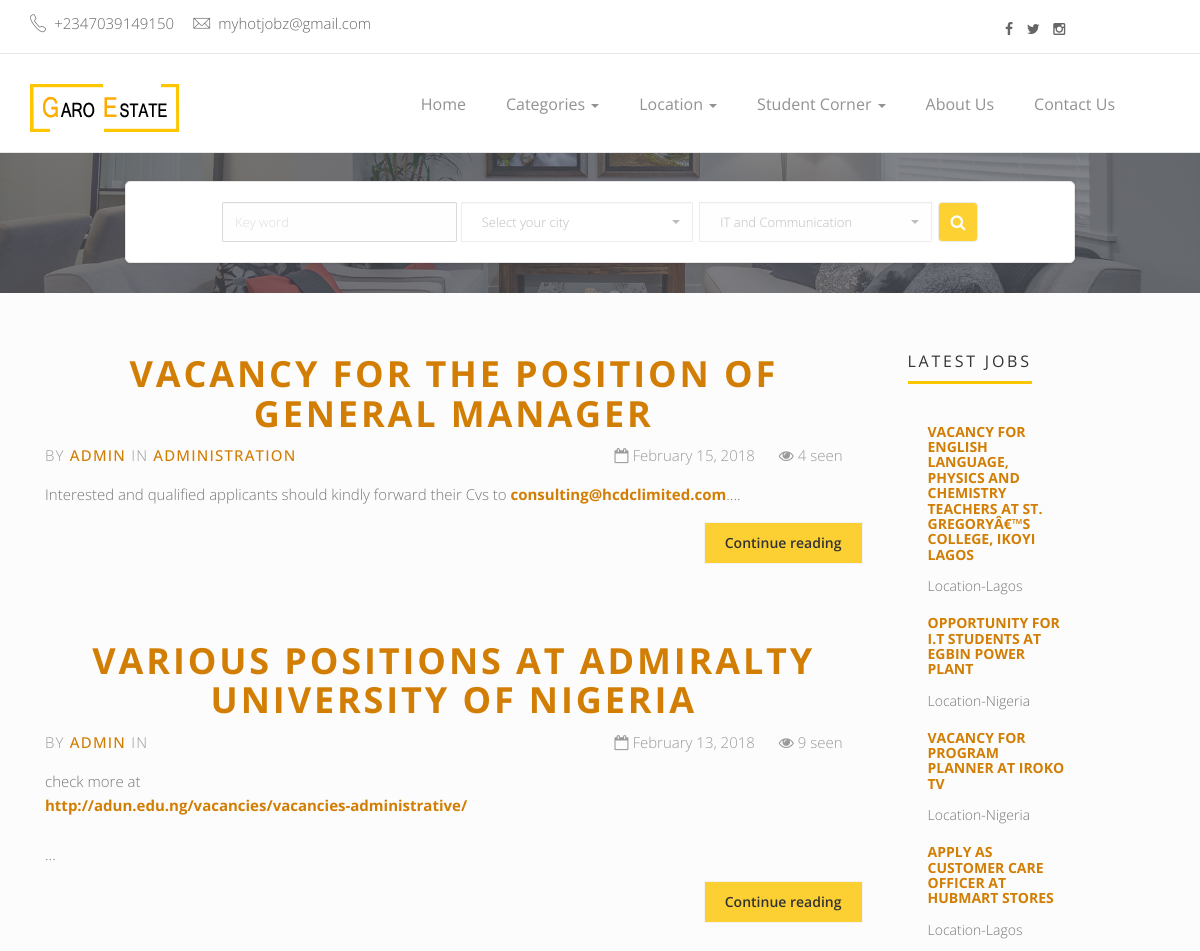
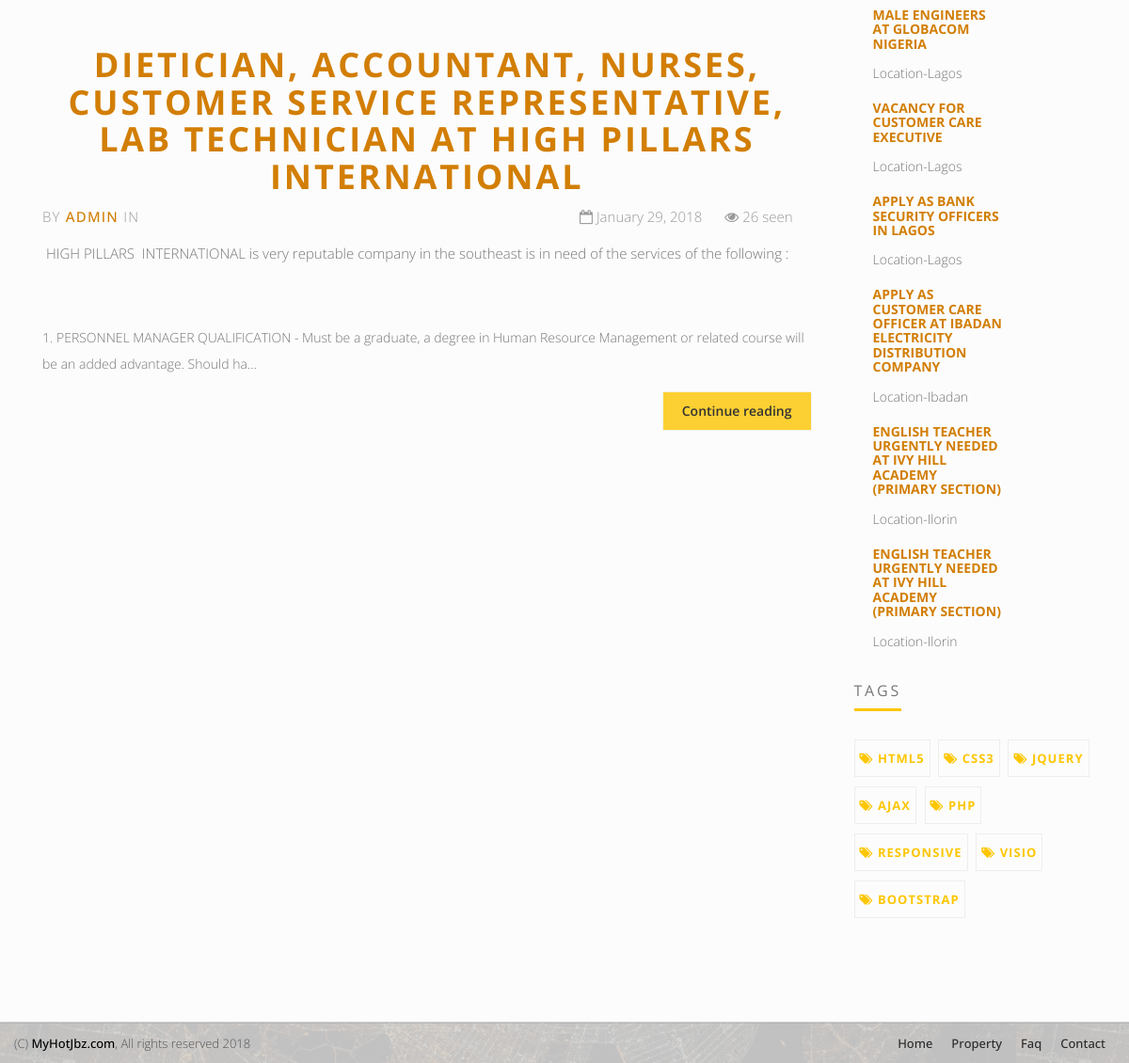
Page /loc.php on the committed database (2 pictures, top to bottom).
### tables this page shows
CREATE TABLE IF NOT EXISTS `cate` (
  `id` int(11) NOT NULL,
  `job_cate` varchar(255) NOT NULL
);

CREATE TABLE IF NOT EXISTS `jobs` (
  `id` int(11) NOT NULL,
  `job_cate` varchar(255) NOT NULL,
  `name` varchar(255) NOT NULL,
  `email` varchar(255) NOT NULL,
  `job_title` varchar(255) NOT NULL,
  `demo` text NOT NULL,
  `job_des` varchar(25500) NOT NULL,
  `job_loc` varchar(255) NOT NULL,
  `job_deadline` varchar(255) NOT NULL,
  `job_contact` varchar(255) NOT NULL,
  `ext_link` varchar(255) NOT NULL,
  `hit` int(11) NOT NULL,
  `date` varchar(255) NOT NULL
);

### public/loc.php (the view, shortened to what this page needs)
<?php
include 'head.php';
?>
        <div class="page-head">
            <div class="container"><br>
                <div class="search-form col-md-10 col-md-offset-1">
<center>
                            <form action="result.php" class=" form-inline">
                                <div class="form-group">
                                    <input type="text" class="form-control" placeholder="Key word">
                                </div>
                                <div class="form-group">
                                </div>
                                <div class="form-group">
                                    <select id="basic" class="selectpicker show-tick form-control">
                                        <?php
                    $set = mysqli_query($conn, "SELECT * FROM cate");
                    while($rw = mysqli_fetch_assoc($set)){
                    ?>
                    <option value="<?php echo $rw['job_cate']; ?>"> <?php echo $rw['job_cate']; ?> </option>
                    <?php
                        }
                    ?>
                                    </select>
                                </div>
                                <button class="btn search-btn" type="submit"><i class="fa fa-search"></i></button>
                            </form>
    </center>
                        </div>
            </div>
        </div>
        <div class="content-area blog-page padding-top-40" style="background-color: #FCFCFC; padding-bottom: 55px;">
            <div class="container">
                <div class="row">
                    <div class="blog-lst col-md-9">
                        <?php
                        $job_loc = $_GET['job_loc'];
                        $get_post = mysqli_query($conn, "SELECT * FROM jobs WHERE job_loc = '$job_loc' ORDER BY id DESC
                        ");
                        while($row = mysqli_fetch_assoc($get_post)){
                        ?>
                        <section class="post">
                            <div class="text-center padding-b-50">
                                <h2 class="animated"><a href="view.php?id=<?php echo $row['id']; ?>"><?php echo $row['job_title']; ?></a></h2>
                            </div>
                            <div class="row">
                                <div class="col-sm-6">
                                    <p class="author-category">
                                       By <a href="#">Admin</a>
                                        in <a href="cate.php?job_cate=<?php echo $row['job_cate']; ?>"><?php echo $row['job_cate']; ?></a>
                                    </p>
                                </div>
                                <div class="col-sm-6 right" >
                                    <p class="date-comments">
                                        <a href="#"><i class="fa fa-calendar-o"></i> <?php echo $row['date']; ?></a>
                                        <a href="#"><i class="fa fa-eye"></i> <?php echo $row['hit']; ?> seen</a>
                                    </p>
                                </div>
                            </div>
                            <p class="intro"><?php
                            $info = substr($row['job_des'], 0, 300);
                            echo $info;  echo "...";
                                ?></p>
                            <p class="read-more">
                                <a href="view.php?id=<?php echo $row['id']; ?>" class="btn btn-default btn-border">Continue reading</a>
                            </p>
                        </section>
<?php } ?>
                    </div>
                    <div class="blog-asside-right col-md-3">
                           <div class="panel panel-default sidebar-menu ">
                                <div class="panel-heading">
                                    <h3 class="panel-title">Latest Jobs</h3>
                                </div>
                                <div class="panel-body recent-property-widget">
                                        <ul>
                                            <?php
                                    $get_post = mysqli_query($conn, "SELECT * FROM jobs ORDER BY id DESC LIMIT 10");
                                    while($row = mysqli_fetch_assoc($get_post)){
                                            ?>
                                        <li>
                                            <div class="col-md-8 col-sm-8 col-xs-8 blg-entry">
                                                <h6> <a href="single.html"><?php echo $row['job_title']; ?> </a></h6>
                                                <span class="property-price">Location-<?php echo $row['job_loc']; ?></span>
                                            </div>
                                        </li>
                                            <?php } ?>
                                    </ul>
                                </div>
                            </div>
                        <div class="panel sidebar-menu ">
                            <div class="panel-heading">
                                <h3 class="panel-title">Tags</h3>
                            </div>
                            <div class="panel-body">
                                <ul class="tag-cloud">
                                    <li><a href="#"><i class="fa fa-tags"></i> html5</a>
                                    </li>
                                    <li><a href="#"><i class="fa fa-tags"></i> css3</a>
                                    </li>
                                    <li><a href="#"><i class="fa fa-tags"></i> jquery</a>
                                    </li>
                                    <li><a href="#"><i class="fa fa-tags"></i> ajax</a>
                                    </li>
                                    <li><a href="#"><i class="fa fa-tags"></i> php</a>
                                    </li>
                                    <li><a href="#"><i class="fa fa-tags"></i> responsive</a>
                                    </li>
                                    <li><a href="#"><i class="fa fa-tags"></i> visio</a>
                                    </li>
                                    <li><a href="#"><i class="fa fa-tags"></i> bootstrap</a>
                                    </li>
                                </ul>
                            </div>
                        </div>
                    </div>
                </div>
            </div>
        </div>
        <?php  include 'footer.php'; ?>
    </body>
</html>

### rows in the picture
cate: job_cate "IT and Communication"
jobs: job_title "VACANCY FOR THE POSITION OF GENERAL MANAGER", job_cate "ADMINISTRATION", date "February 15, 2018", hit "4", job_des "Interested and qualified applicants should kindly forward their Cvs to consulting@hcdclimited.com ."
jobs: job_title "VARIOUS POSITIONS AT ADMIRALTY UNIVERSITY OF NIGERIA", date "February 13, 2018", hit "9", job_des "check more at http://adun.edu.ng/vacancies/vacancies-administrative/"
jobs: job_title "DIETICIAN, ACCOUNTANT, NURSES, CUSTOMER SERVICE REPRESENTATIVE, LAB TECHNICIAN AT HIGH PILLARS INTERNATIONAL", date "January 29, 2018", hit "26", job_des "HIGH PILLARS INTERNATIONAL is very reputable company in the southeast is in need of the services of the following : 1. PERSONNEL MANAGER QUALIFICATION - Must be a graduate, a degree in Human Resource Management or related course will be an added advantage. Should ha"
jobs: job_title "VACANCY FOR ENGLISH LANGUAGE, PHYSICS AND CHEMISTRY TEACHERS AT ST. GREGORYÂ€™S COLLEGE, IKOYI LAGOS", job_loc "Lagos"
jobs: job_title "OPPORTUNITY FOR I.T STUDENTS AT EGBIN POWER PLANT", job_loc "Nigeria"
jobs: job_title "VACANCY FOR PROGRAM PLANNER AT IROKO TV", job_loc "Nigeria"
jobs: job_title "APPLY AS CUSTOMER CARE OFFICER AT HUBMART STORES", job_loc "Lagos"
jobs: job_title "MALE ENGINEERS AT GLOBACOM NIGERIA", job_loc "Lagos"
jobs: job_title "VACANCY FOR CUSTOMER CARE EXECUTIVE", job_loc "Lagos"
jobs: job_title "APPLY AS BANK SECURITY OFFICERS IN LAGOS", job_loc "Lagos"
jobs: job_title "APPLY AS CUSTOMER CARE OFFICER AT IBADAN ELECTRICITY DISTRIBUTION COMPANY", job_loc "Ibadan"
jobs: job_title "ENGLISH TEACHER URGENTLY NEEDED AT IVY HILL ACADEMY (PRIMARY SECTION)", job_loc "Ilorin"
jobs: job_title "ENGLISH TEACHER URGENTLY NEEDED AT IVY HILL ACADEMY (PRIMARY SECTION)", job_loc "Ilorin"
